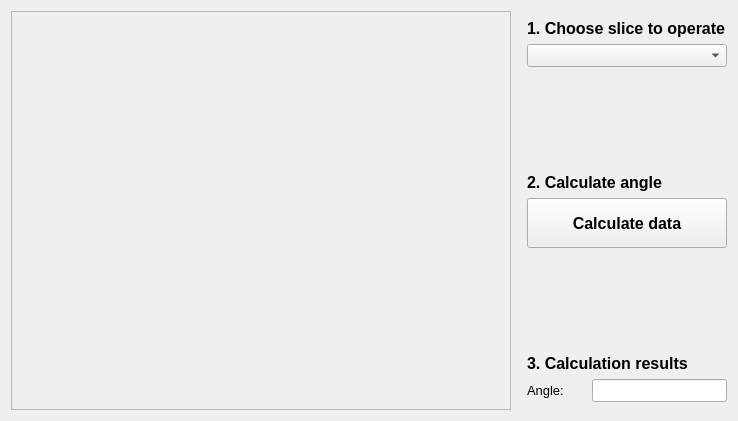
      <widget class="QWidget" name="MB_Page5">
       <layout class="QHBoxLayout" name="horizontalLayout_17">
        <item>
         <layout class="QHBoxLayout" name="horizontalLayout_16">
          <item>
           <widget class="QFrame" name="frame_page5">
            <property name="sizePolicy">
             <sizepolicy hsizetype="Expanding" vsizetype="Expanding">
              <horstretch>0</horstretch>
              <verstretch>0</verstretch>
             </sizepolicy>
            </property>
            <property name="minimumSize">
             <size>
              <width>500</width>
              <height>0</height>
             </size>
            </property>
            <property name="frameShape">
             <enum>QFrame::StyledPanel</enum>
            </property>
            <property name="frameShadow">
             <enum>QFrame::Raised</enum>
            </property>
           </widget>
          </item>
          <item>
           <spacer name="horizontalSpacer_6">
            <property name="orientation">
             <enum>Qt::Horizontal</enum>
            </property>
            <property name="sizeType">
             <enum>QSizePolicy::Fixed</enum>
            </property>
            <property name="sizeHint" stdset="0">
             <size>
              <width>10</width>
              <height>20</height>
             </size>
            </property>
           </spacer>
          </item>
          <item>
           <layout class="QVBoxLayout" name="verticalLayout_10">
            <item>
             <spacer name="verticalSpacer_32">
              <property name="orientation">
               <enum>Qt::Vertical</enum>
              </property>
              <property name="sizeType">
               <enum>QSizePolicy::Fixed</enum>
              </property>
              <property name="sizeHint" stdset="0">
               <size>
                <width>20</width>
                <height>8</height>
               </size>
              </property>
             </spacer>
            </item>
            <item>
             <widget class="QLabel" name="label_46">
              <property name="sizePolicy">
               <sizepolicy hsizetype="Maximum" vsizetype="Preferred">
                <horstretch>0</horstretch>
                <verstretch>0</verstretch>
               </sizepolicy>
              </property>
              <property name="minimumSize">
               <size>
                <width>200</width>
                <height>0</height>
               </size>
              </property>
              <property name="font">
               <font>
                <family>Segoe UI</family>
                <pointsize>12</pointsize>
                <weight>75</weight>
                <bold>true</bold>
               </font>
              </property>
              <property name="text">
               <string>1. Choose slice to operate</string>
              </property>
             </widget>
            </item>
            <item>
             <widget class="QComboBox" name="AngleBox">
              <property name="font">
               <font>
                <family>Segoe UI</family>
                <pointsize>10</pointsize>
               </font>
              </property>
             </widget>
            </item>
            <item>
             <spacer name="verticalSpacer_36">
              <property name="orientation">
               <enum>Qt::Vertical</enum>
              </property>
              <property name="sizeHint" stdset="0">
               <size>
                <width>20</width>
                <height>40</height>
               </size>
              </property>
             </spacer>
            </item>
            <item>
             <widget class="QLabel" name="label_47">
              <property name="text">
               <string/>
              </property>
              <property name="pixmap">
               <pixmap>icons/arrow-down-6-64.gif</pixmap>
              </property>
              <property name="alignment">
               <set>Qt::AlignCenter</set>
              </property>
             </widget>
            </item>
            <item>
             <spacer name="verticalSpacer_35">
              <property name="orientation">
               <enum>Qt::Vertical</enum>
              </property>
              <property name="sizeHint" stdset="0">
               <size>
                <width>20</width>
                <height>40</height>
               </size>
              </property>
             </spacer>
            </item>
            <item>
             <widget class="QLabel" name="label_48">
              <property name="font">
               <font>
                <family>Segoe UI</family>
                <pointsize>12</pointsize>
                <weight>75</weight>
                <bold>true</bold>
               </font>
              </property>
              <property name="text">
               <string>2. Calculate angle </string>
              </property>
             </widget>
            </item>
            <item>
             <widget class="QPushButton" name="CalcAngButton">
              <property name="minimumSize">
               <size>
                <width>200</width>
                <height>50</height>
               </size>
              </property>
              <property name="font">
               <font>
                <family>Segoe UI</family>
                <pointsize>12</pointsize>
                <weight>75</weight>
                <bold>true</bold>
               </font>
              </property>
              <property name="styleSheet">
               <string notr="true">#CalcAngButton:hover{
	background-color: #ff38cd;
}

#CalcAngButton:pressed{
	background-color: #e51983;
}</string>
              </property>
              <property name="text">
               <string>Calculate data</string>
              </property>
             </widget>
            </item>
            <item>
             <spacer name="verticalSpacer_34">
              <property name="orientation">
               <enum>Qt::Vertical</enum>
              </property>
              <property name="sizeHint" stdset="0">
               <size>
                <width>20</width>
                <height>40</height>
               </size>
              </property>
             </spacer>
            </item>
            <item>
             <widget class="QLabel" name="label_49">
              <property name="text">
               <string/>
              </property>
              <property name="pixmap">
               <pixmap>icons/arrow-down-6-64.gif</pixmap>
              </property>
              <property name="alignment">
               <set>Qt::AlignCenter</set>
              </property>
             </widget>
            </item>
            <item>
             <spacer name="verticalSpacer_33">
              <property name="orientation">
               <enum>Qt::Vertical</enum>
              </property>
              <property name="sizeHint" stdset="0">
               <size>
                <width>20</width>
                <height>40</height>
               </size>
              </property>
             </spacer>
            </item>
            <item>
             <widget class="QLabel" name="label_50">
              <property name="font">
               <font>
                <family>Segoe UI</family>
                <pointsize>12</pointsize>
                <weight>75</weight>
                <bold>true</bold>
               </font>
              </property>
              <property name="text">
               <string>3. Calculation results </string>
              </property>
             </widget>
            </item>
            <item>
             <layout class="QHBoxLayout" name="horizontalLayout_19">
              <item>
               <widget class="QLabel" name="label_51">
                <property name="font">
                 <font>
                  <family>Segoe UI</family>
                  <pointsize>10</pointsize>
                 </font>
                </property>
                <property name="text">
                 <string>Angle:</string>
                </property>
               </widget>
              </item>
              <item>
               <widget class="QLineEdit" name="AngleValue">
                <property name="sizePolicy">
                 <sizepolicy hsizetype="Maximum" vsizetype="Fixed">
                  <horstretch>0</horstretch>
                  <verstretch>0</verstretch>
                 </sizepolicy>
                </property>
                <property name="minimumSize">
                 <size>
                  <width>135</width>
                  <height>0</height>
                 </size>
                </property>
                <property name="font">
                 <font>
                  <family>Segoe UI</family>
                  <pointsize>10</pointsize>
                 </font>
                </property>
               </widget>
              </item>
             </layout>
            </item>
            <item>
             <spacer name="verticalSpacer_31">
              <property name="orientation">
               <enum>Qt::Vertical</enum>
              </property>
              <property name="sizeType">
               <enum>QSizePolicy::Fixed</enum>
              </property>
              <property name="sizeHint" stdset="0">
               <size>
                <width>20</width>
                <height>8</height>
               </size>
              </property>
             </spacer>
            </item>
           </layout>
          </item>
         </layout>
        </item>
       </layout>
      </widget>
